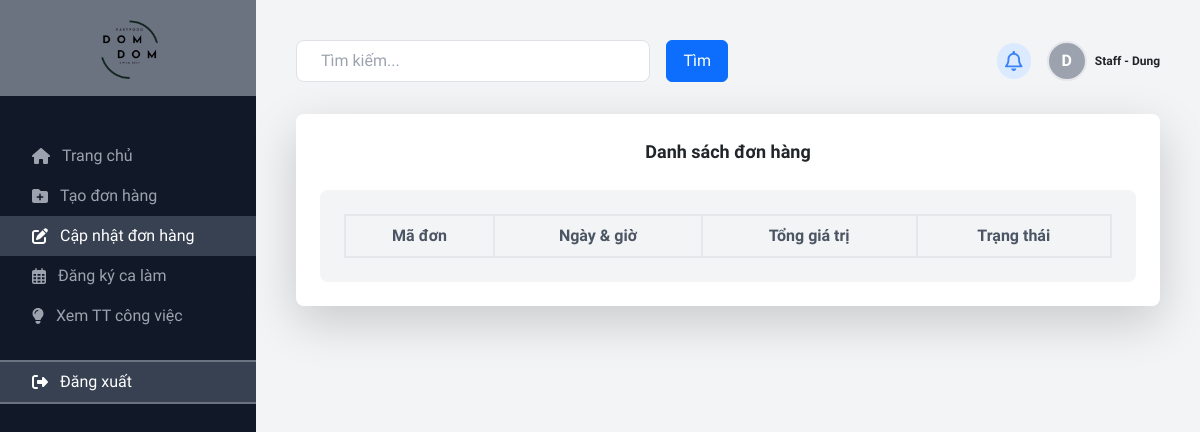
Before: /view/page/orderstaff/index.php?i=update (signed in) with the older database file.
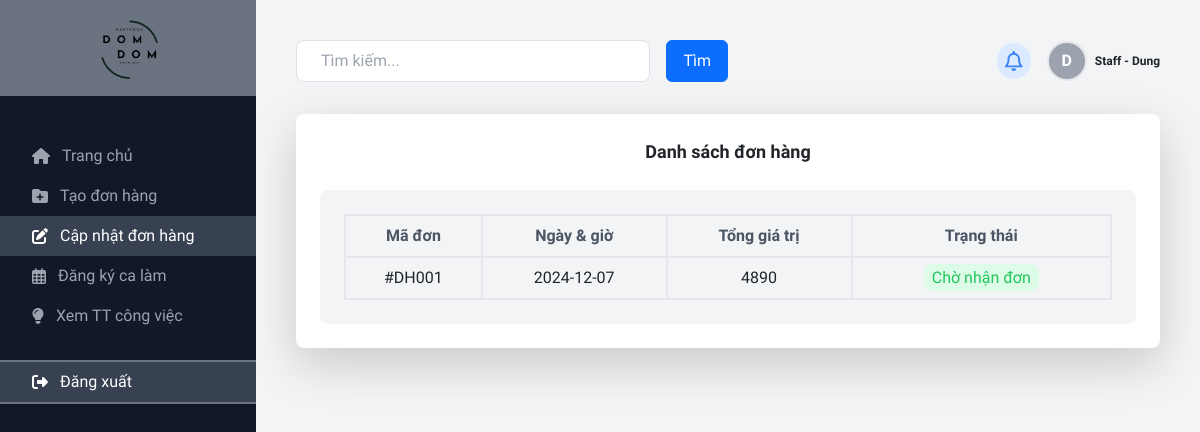
After: the same page with the newer database file.
### tables this page shows
CREATE TABLE `order` (
  `orderID` int(11) NOT NULL,
  `orderDate` date NOT NULL DEFAULT current_timestamp(),
  `total` decimal(11,2) NOT NULL,
  `sumOfQuantity` int(11) NOT NULL,
  `paymentMethod` varchar(30) NOT NULL,
  `note` varchar(50) DEFAULT NULL,
  `status` int(20) NOT NULL,
  `phoneNumber` varchar(15) NOT NULL,
  `promotionID` int(11) NOT NULL,
  `partyPackageID` int(11) DEFAULT NULL,
  `storeID` int(11) NOT NULL
);

### model/mOrders.php (called while the page is built, shortened)
<?php
class mOrders
{
    public function mGetAllOrderFully($storeID)
    {
        $db = new Database;
        $conn = $db->connect();
            $sql = "SELECT O.*, C.fullName, CONCAT('[', GROUP_CONCAT(CONCAT('{\"name\": \"', REPLACE(D.dishName, '\"', '\\\"'), '\"', ', \"quantity\": ', OD.quantity, '}') SEPARATOR ',' ), ']') AS dishes FROM `order` AS O JOIN `customer` AS C ON O.phoneNumber = C.phoneNumber JOIN `order_dish` AS OD ON OD.orderID = O.orderID JOIN `dish` AS D ON D.dishID = OD.dishID WHERE O.storeID = $storeID GROUP BY OD.orderID";
        if ($conn != null)
            return $conn->query($sql);
        return 0;
    }
}

### controller/cOrders.php (called while the page is built, shortened)
<?php
class cOrders extends mOrders
{
    public function cGetAllOrderFully($storeID) {
        if ($this->mGetAllOrderFully($storeID) != 0) {
            $result = $this->mGetAllOrderFully($storeID);
            return $result;
        } return 0;
    }
}

### view/page/orderstaff/index.php (the view, shortened to what the changed rows need)
<html lang="en">
<?php
include("../../../controller/cOrders.php");
?>
<head>
    <link href="../../css/all.css" rel="stylesheet" />
    <link href="../../css/bootstrap.min.css" rel="stylesheet">
    <script src="../../js/tailwindcss.js"></script>
</head>
<body class="bg-gray-900" style="scroll-behavior: smooth; font-family: 'Playwrite DE Grund', cursive;">
    <div class="flex flex-col md:flex-row">
        <div class="bg-gray-100 flex-1 p-6 pb-2 md:p-10" id="right">
            <?php
            $i = "";
            if (isset($_REQUEST["i"]))
                $i = $_REQUEST["i"];
            else
                $i = "home";
            if ($i != "home")
                require("" . $_REQUEST["i"] . "/index.php");
            else if ($i == "home")
                require("home/index.php");
            ?>
        </div>
    </div>
</body>
</html>

### view/page/orderstaff/update/index.php (shortened to what the changed rows need)
<?php
$ctrl = new cOrders;
?>
<div class="grid grid-cols-1 md:grid-cols-1 gap-6 mt-8">
    <div class="bg-white p-6 rounded-lg shadow-lg mb-6">
        <div class="flex justify-center items-center mb-4">
            <h2 class="text-lg font-semibold">
                Danh sách đơn hàng
            </h2>
        </div>
        <div class="h-fit bg-gray-100 rounded-lg p-6">
            <?php
            $storeID = $_SESSION["user"][1];
            if ($ctrl->cGetAllOrderFully($storeID) != 0) {
                $result = $ctrl->cGetAllOrderFully($storeID);
                echo "
                        <table class='w-full text-base text-center'>
                            <thead>
                                <tr>
                                    <th class='text-gray-600 border-2 py-2'>Mã đơn</th>
                                    <th class='text-gray-600 border-2 py-2'>Ngày &amp; giờ</th>
                                    <th class='text-gray-600 border-2 py-2'>Tổng giá trị</th>
                                    <th class='text-gray-600 border-2 py-2'>Trạng thái</th>
                                </tr>
                            </thead>
                        <tbody>
                        ";
                while ($row = $result->fetch_assoc()) {
                    $amount = number_format($row["total"], 0, ",", ".");
                    $orderID = $row["orderID"];
                    $cusName = $row["fullName"];
                    $orderName = $row["dishes"];
                    $orderDate = $row["orderDate"];
                    $status = $row["status"];
                    $newStatus = "";
                    switch ($status) {
                        case 0:
                            $newStatus = "Chờ nhận đơn";
                            break;
                    }
                    echo "
                <tr data-id='" . $orderID . "' data-cus='" . $cusName . "' data-name='" . $orderName . "' data-date='" . $orderDate . "' data-amount='" . $amount . "' data-status='" . $status . "' class='cursor-pointer'>
                    <td class='border-2 py-2'>#DH0" . ($row["orderID"] < 10 ? "0" . $row["orderID"] : $row["orderID"]) . "</td>
                    <td class='border-2 py-2'>" . $row["orderDate"] . "</td>
                    <td class='border-2 py-2'>" . str_replace(".00", "", $amount) . "</td>
                    <td class='border-2 py-2'>
                        <span class='bg-" . ($status == 4 ? "red" : "green") . "-100 text-" . ($status == 4 ? "red" : "green") . "-500 py-1 px-2 rounded-lg w-fit'>" . $newStatus . "</span>
                    </td>
                </tr>
            ";
                }
                echo "</tbody>
            </table>";
            } else {
                echo "<p class='text-center py-2 font-semibold'>Chưa có dữ liệu!</p>";
            }
            ?>
        </div>
    </div>
</div>

Changed rows visible on the page:
now on this page (row edited): order: orderID "1", orderDate "2024-12-07", total "4890", status "Chờ nhận đơn"
